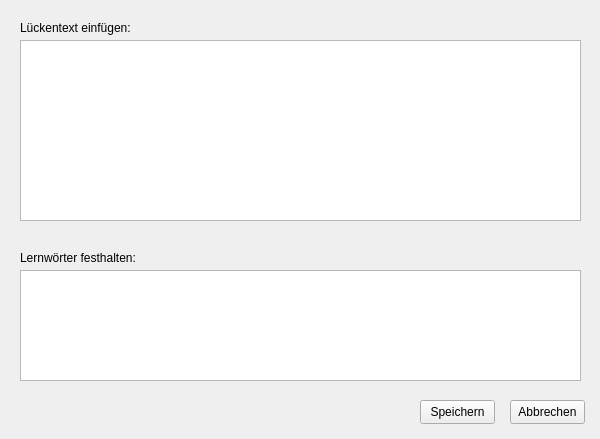
<?xml version="1.0" encoding="UTF-8"?>
<ui version="4.0">
 <class>Set_Creator_LText</class>
 <widget class="QWidget" name="Set_Creator_LText">
  <property name="geometry">
   <rect>
    <x>0</x>
    <y>0</y>
    <width>600</width>
    <height>439</height>
   </rect>
  </property>
  <property name="windowTitle">
   <string>Lückentext hinzufügen</string>
  </property>
  <widget class="QTextEdit" name="LText_textEdit">
   <property name="geometry">
    <rect>
     <x>20</x>
     <y>40</y>
     <width>561</width>
     <height>181</height>
    </rect>
   </property>
  </widget>
  <widget class="QLabel" name="LText_label">
   <property name="geometry">
    <rect>
     <x>20</x>
     <y>20</y>
     <width>121</width>
     <height>16</height>
    </rect>
   </property>
   <property name="text">
    <string>Lückentext einfügen:</string>
   </property>
  </widget>
  <widget class="QTextEdit" name="LText_wordEdit">
   <property name="geometry">
    <rect>
     <x>20</x>
     <y>270</y>
     <width>561</width>
     <height>111</height>
    </rect>
   </property>
  </widget>
  <widget class="QLabel" name="LText_label_2">
   <property name="geometry">
    <rect>
     <x>20</x>
     <y>250</y>
     <width>121</width>
     <height>16</height>
    </rect>
   </property>
   <property name="text">
    <string>Lernwörter festhalten:</string>
   </property>
  </widget>
  <widget class="QPushButton" name="ltext_cancel_button">
   <property name="geometry">
    <rect>
     <x>510</x>
     <y>400</y>
     <width>75</width>
     <height>24</height>
    </rect>
   </property>
   <property name="text">
    <string>Abbrechen</string>
   </property>
  </widget>
  <widget class="QPushButton" name="ltext_save_button">
   <property name="geometry">
    <rect>
     <x>420</x>
     <y>400</y>
     <width>75</width>
     <height>24</height>
    </rect>
   </property>
   <property name="text">
    <string>Speichern</string>
   </property>
  </widget>
 </widget>
 <resources/>
 <connections/>
</ui>
